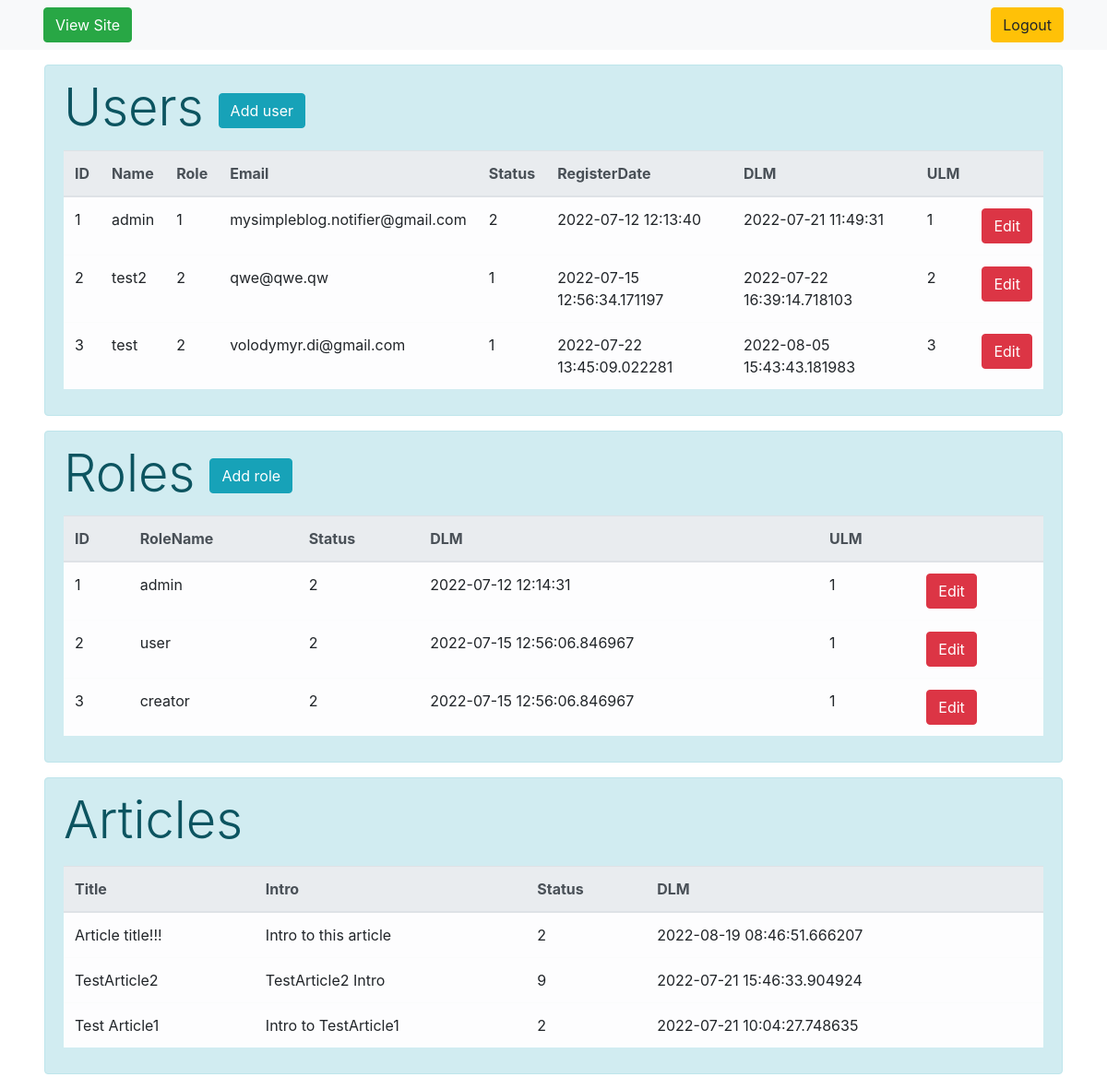
The app's page /admin/dashboard (signed in) with its own data.
### users/models.py (models this page shows, shortened)
class User(UserMixin, Base):
    __tablename__ = 'user'
    id = Column(Integer, primary_key=True, autoincrement=True)
    username = Column(String(100), nullable=False, unique=True)
    passwd = Column(String(254), nullable=False)
    email = Column(String(100), nullable=False, unique=True)
    status = Column(Integer, ForeignKey('status.code'), default=1)
    register_date = Column(DateTime, default=OUR_TIME)
    dlm = Column(DateTime, default=OUR_TIME)
    ulm = Column(Integer, ForeignKey('user.id'))
    role_id = Column(Integer, ForeignKey('userrole.id'))
    user_hash = Column(String(254), nullable=True, default='')

class UserRole(Base):
    __tablename__ = 'userrole'
    id = Column(Integer, primary_key=True, autoincrement=True)
    rolename = Column(String(100), nullable=False, unique=True)
    ulm = Column(Integer, ForeignKey('user.id'))
    dlm = Column(DateTime, default=OUR_TIME)
    status = Column(Integer, ForeignKey('status.code'))
    def __str__(self):
        return self.rolename

### models.py (models this page shows, shortened)
class Article(Base):
    __tablename__ = 'article'
    id = Column(Integer, primary_key=True, autoincrement=True)
    user_id = Column(Integer, ForeignKey('user.id'), nullable=False)
    title = Column(String(100), nullable=False)
    intro = Column(String(300), nullable=False)
    text = Column(Text, nullable=False)
    status = Column(Integer, ForeignKey('status.code'), nullable=False, default=1)
    dlm = Column(DateTime, default=OUR_TIME)
    creation_date = Column(DateTime, default=OUR_TIME)

### admin/admin.py (the view)
@admin.route('/dashboard', methods=['POST', 'GET'])
@login_required
def dashboard():
    reg_form = AdminRegisterForm()
    role_form = AddNewRole()
    users = db.session.query(User).order_by(User.id.asc()).all()
    roles = db.session.query(UserRole).order_by(UserRole.id.asc()).all()
    articles = db.session.query(Article).order_by(Article.dlm.desc()).all()
    return render_template('dashboard.html', reg_form=reg_form, role_form=role_form,
                           users=users, roles=roles, articles=articles)

### admin/forms.py (called while the page is built)
def get_role_names():
    return db.session.query(UserRole).all()

def get_status():
    return db.session.query(Status).all()

### app.py (called while the page is built)
@login_manager.user_loader
def load_user(user_id):
    from users.models import User
    return db.session.query(User).get(int(user_id))

### models.py (called while the page is built)
    def __str__(self):
        return f'{self.code} - {self.name}'

### admin/templates/admin/dashboard.html (shortened to what this page needs)
{% extends 'admbase.html' %}
{% block body %}
<link rel="stylesheet" href="https://cdn.jsdelivr.net/npm/bootstrap@4.6.1/dist/css/bootstrap.min.css">
<div class="mt-3 ml-5 mr-5 mb-2">
    {% if users|length > 0 %}
       <div class="alert alert-info">
           <table id="users" class="table table-hover table-light scrollingTable">
               <div class="display-4 d-inline">Users</div>
               <button type="button" class="btn btn-info mb-4 ml-3" data-toggle="modal" data-target=".user">Add user</button>
               <thead class="thead-light">
                <tr id="th_users">
                    <th>ID</th>
                    <th>Name</th>
                    <th>Role</th>
                    <th>Email</th>
                    <th>Status</th>
                    <th>RegisterDate</th>
                    <th>DLM</th>
                    <th>ULM</th>
                    <th></th>
                </tr>
               </thead>
               <tbody>
                {% for user in users %}
                     <tr id="tr_users">
                        <td>{{ user.id }}</td>
                        <td>{{ user.username }}</td>
                        <td>{{ user.role_id }}</td>
                        <td>{{ user.email }}</td>
                         <td>{{ user.status }}</td>
                        <td>{{ user.register_date }}</td>
                        <td>{{ user.dlm }}</td>
                        <td>{{ user.ulm }}</td>
                        <td><button class="btn btn-danger">Edit</button></td>
                     </tr>
                 {% endfor %}
                </tbody>
           </table>
       </div>
    {% endif %}
</div>
<div class="mt-2 ml-5 mr-5 mb-2">
    {% if roles|length > 0 %}
       <div class="alert alert-info">
           <table id="roles" class="table table-hover table-light">
               <p class="display-4 d-inline">Roles</p>
               <button type="button" class="btn btn-info mb-4 ml-3" data-toggle="modal" data-target=".role">Add role</button>
               <thead class="thead-light">
                <tr id="th_roles">
                    <th>ID</th>
                    <th>RoleName</th>
                    <th>Status</th>
                    <th>DLM</th>
                    <th>ULM</th>
                    <th> </th>
                </tr>
               </thead>
               <tbody>
                {% for role in roles %}
                    <div class="inline-d">
                     <tr id="tr_roles">
                        <td>{{ role.id }}</td>
                        <td>{{ role.rolename }}</td>
                        <td>{{ role.status }}</td>
                        <td>{{ role.dlm }}</td>
                        <td>{{ role.ulm }}</td>
                        <td><button class="btn btn-danger">Edit</button></td>
                     </tr>
                    </div>
                 {% endfor %}
                </tbody>
           </table>
       </div>
    {% endif %}
</div>
<div class="mt-2 ml-5 mr-5 mb-2">
    {% if articles|length > 0 %}
       <div class="alert alert-info">
           <table id="articles" class="table table-hover table-light">
               <p class="display-4">Articles</p>
               <thead class="thead-light">
                <tr id="th_articles">
                   <th>Title</th>
                   <th>Intro</th>
                   <th>Status</th>
                   <th>DLM</th>
                </tr>
               </thead>
               <tbody>
                {% for article in articles %}
                     <tr id="tr_articles" onclick="window.location='/admin/dashboard/article/{{ article.id }}'">
                        <td>{{ article.title }}</td>
                        <td>{{ article.intro }}</td>
                        <td>{{ article.status }}</td>
                        <td>
                            {% if article.dlm > article.creation_date %}
                                {{ article.dlm}}
                            {% else %}
                                {{ article.creation_date}}
                            {% endif %}
                        </td>
                     </tr>
                 {% endfor %}
                </tbody>
           </table>
       </div>
    {% endif %}
</div>
{% endblock %}

### admin/templates/admin/admbase.html (shortened to what this page needs)
<!doctype html>
<html lang="en">
<head>
    <link rel="stylesheet" href="https://cdn.jsdelivr.net/npm/bootstrap@4.6.1/dist/css/bootstrap.min.css">
</head>
<body>
    {% if current_user.is_authenticated %}
        <nav class="navbar navbar-expand-lg navbar-light bg-light sticky-top">
          <div class="container-fluid">
          <a class="btn btn-success ml-3" href="/">View Site</a>
          <nav class="my-2 my-md-0 mr-md-3">
            <a class="btn btn-warning" href="{{ url_for('admin.admin_logout') }}">Logout</a>
          </nav>
        </div>
        </nav>
    {% endif %}
{% block body %}
{% endblock %}
</body>
</html>

### admin/templates/admin/dashboard.html (style rules this page uses)
#tr_articles, #th_articles, #th_users, #th_roles { cursor: pointer }
#tr_users, #tr_roles { cursor: default }

### records on screen
User: id "1", username "admin", role_id "1", email "mysimpleblog.notifier@gmail.com", status "2", register_date "2022-07-12 12:13:40", dlm "2022-07-21 11:49:31", ulm "1"
User: id "2", username "test2", role_id "2", email "qwe@qwe.qw", status "1", register_date "2022-07-15 12:56:34.171197", dlm "2022-07-22 16:39:14.718103", ulm "2"
User: id "3", username "test", role_id "2", email "volodymyr.di@gmail.com", status "1", register_date "2022-07-22 13:45:09.022281", dlm "2022-08-05 15:43:43.181983", ulm "3"
UserRole: id "1", rolename "admin", status "2", dlm "2022-07-12 12:14:31", ulm "1"
UserRole: id "2", rolename "user", status "2", dlm "2022-07-15 12:56:06.846967", ulm "1"
UserRole: id "3", rolename "creator", status "2", dlm "2022-07-15 12:56:06.846967", ulm "1"
Article: title "Article title!!!", intro "Intro to this article", status "2", dlm "2022-08-19 08:46:51.666207"
Article: title "TestArticle2", intro "TestArticle2 Intro", status "9", dlm "2022-07-21 15:46:33.904924"
Article: title "Test Article1", intro "Intro to TestArticle1", status "2", dlm "2022-07-21 10:04:27.748635"
